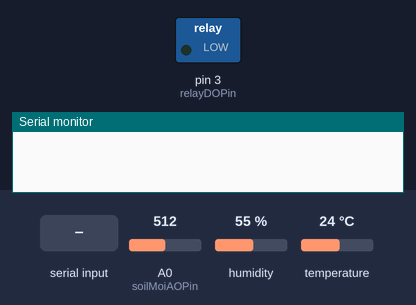
Recording of a sketch running on a simulated Arduino Uno, built with avr-gcc and run on an emulated ATmega328P. On the bench: switched loads named in the sketch (green lamp = pin HIGH), the last lines printed to the serial monitor. The inputs (shaded band) are chosen by the test bench; at power-on: A0 (soilMoiAOPin) = 512, humidity 55 %, temperature 24 °C. Pins used as bus, display or sensor lines are not drawn.

Above: at 1.2 s.
1.3 s: "fan_on\n" received over Serial
At 2.5 s:
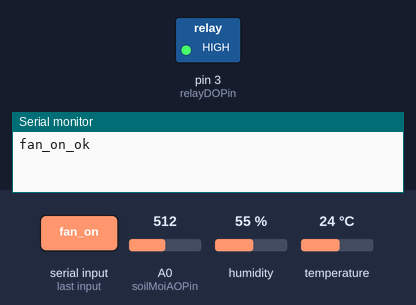
2.8 s: "sm\n" received over Serial
4.3 s: "th\n" received over Serial
Timing chart, 0 to 7.3 s (numbered marks = the images above; inputs shaded):
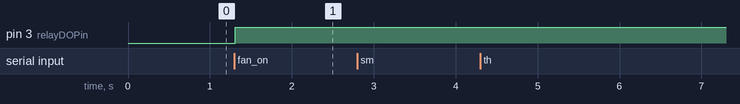

The sketch:

read_sensor.ino
```cpp
#include <dht.h>
#include <Wire.h>
#include <BH1750.h>

#define dhtDOPin 4  // DHT22 Sensor Digital Output
#define dhtPower 5  // DHT22 Sensor Power

#define soilMoiAOPin A0 // Soil Moisture Sensor Analog Output
#define soilMoiPower 7  // Soil Moisture Sensor Power

#define relayDOPin 3 // Fan Relay Digital Output

dht DHT;
BH1750 lightMeter;

void setup() {
  Serial.begin(9600);
  // Soil Moisture Sensor
  pinMode(soilMoiPower, OUTPUT);
  digitalWrite(soilMoiPower, LOW);
  // DHT22
  pinMode(dhtPower, OUTPUT);
  digitalWrite(dhtPower, LOW);
  // Illuminance meter BH1750
  Wire.begin();
  lightMeter.configure(BH1750::ONE_TIME_HIGH_RES_MODE);
  lightMeter.begin();
  // Relay control
  pinMode(relayDOPin, OUTPUT);
  digitalWrite(relayDOPin, LOW);
}

void loop() {
  if (Serial.available() > 0) {
    String inputMsg = Serial.readStringUntil('\n');
    if (inputMsg == "sm") {
      readSoilMoisture();
    } else if (inputMsg == "th"){
      readDHT();
    } else if (inputMsg == "lu"){
      readLux();
    } else if (inputMsg == "fan_on"){
      digitalWrite(relayDOPin, HIGH);
      Serial.println("fan_on_ok");
    } else if(inputMsg == "fan_off"){
      digitalWrite(relayDOPin, LOW);
      Serial.println("fan_off_ok");
    } else{
      Serial.print("Unknown command: ");
      Serial.println(inputMsg);
    }
  }
}

void readLux(){
  float lux = lightMeter.readLightLevel();
  Serial.print("lu_");
  Serial.println(lux);
}

void readDHT(){
  digitalWrite(dhtPower, HIGH);
  delay(800);
  int readData = DHT.read22(dhtDOPin);
  float t = DHT.temperature;
  float h = DHT.humidity;
  Serial.print("t_");
  Serial.print(t);
  Serial.print("_h_");
  Serial.println(h);
  digitalWrite(dhtPower, LOW);
}

void readSoilMoisture(){
  digitalWrite(soilMoiPower, HIGH);
  delay(50);
  int value1 = analogRead(soilMoiAOPin);
  delay(5);
  int value2 = analogRead(soilMoiAOPin);
  int soilMoiVal = (value1 + value2) / 2;
  Serial.print("sm_");
  Serial.println(soilMoiVal);
  digitalWrite(soilMoiPower, LOW);
}
```

Measured:
- after the input at 1.3 s, pin 3 (relayDOPin): LOW → HIGH at once
